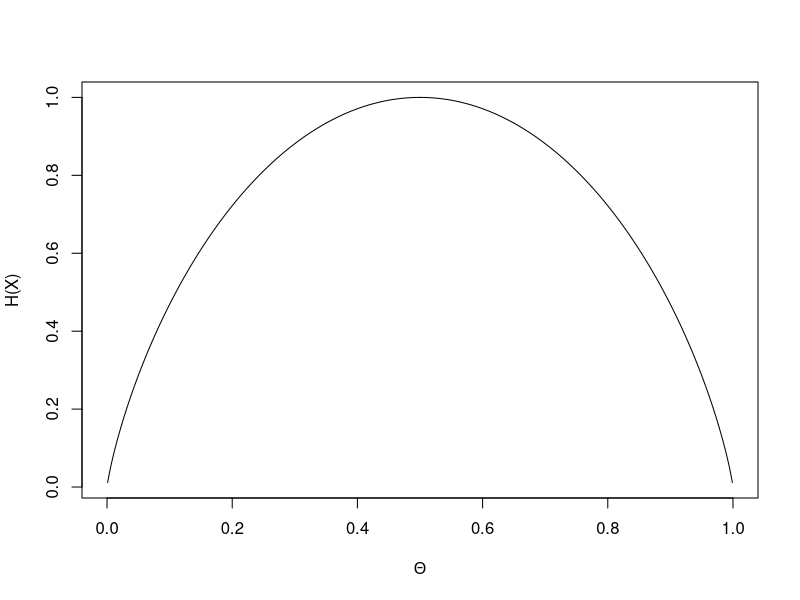

This figure's R source:
# Script for creating the plots of chapter 6
# Author: Philip Schulz

x = seq(0,1,0.001)
entropy = -log2(x)*x-log2(1-x)*(1-x)

png("binaryEntropy.png", width=8, height=8, units="in", res=300)
plot(x,entropy,type="l", xlab=expression(Theta), ylab = "H(X)")
dev.off()
